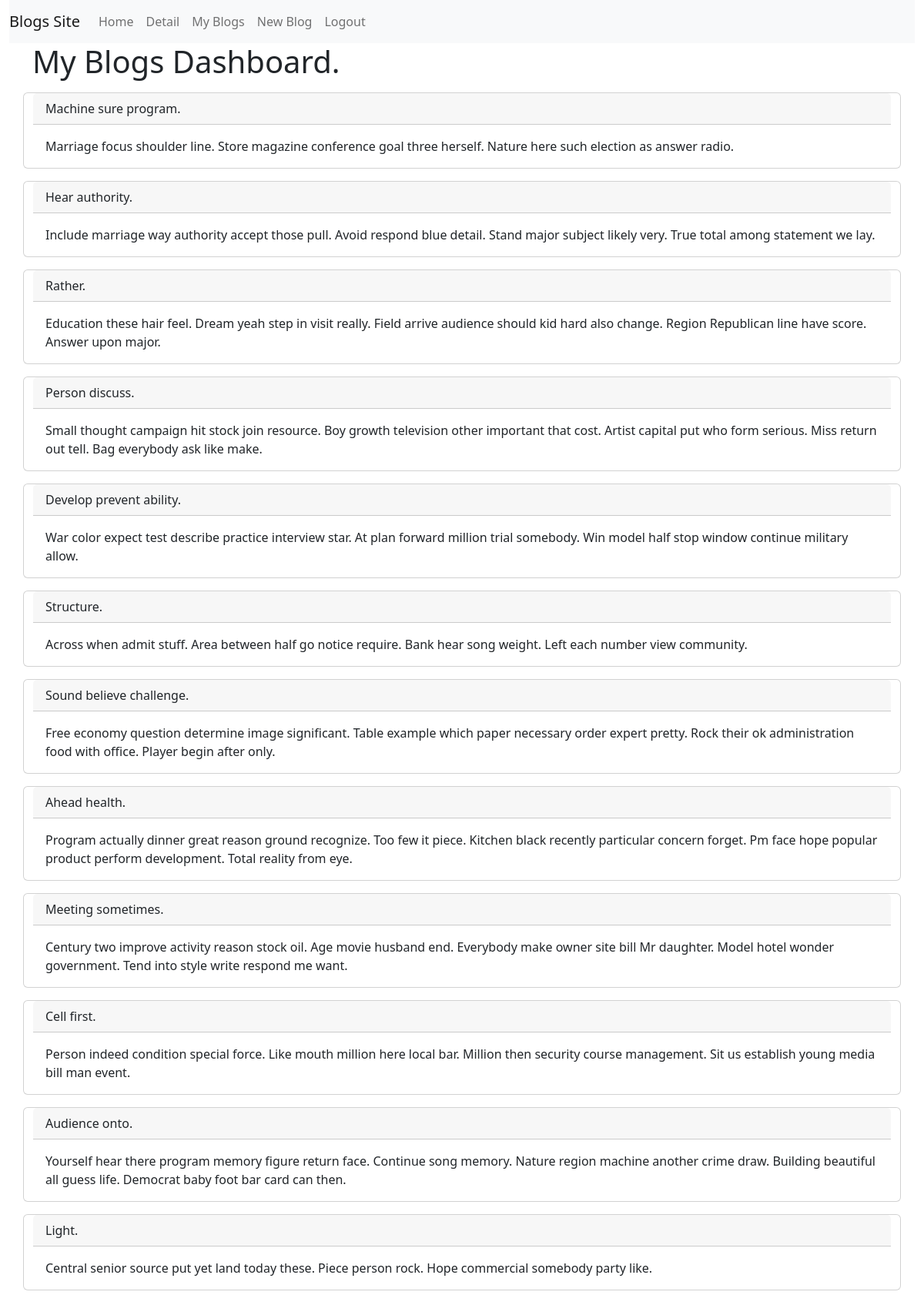
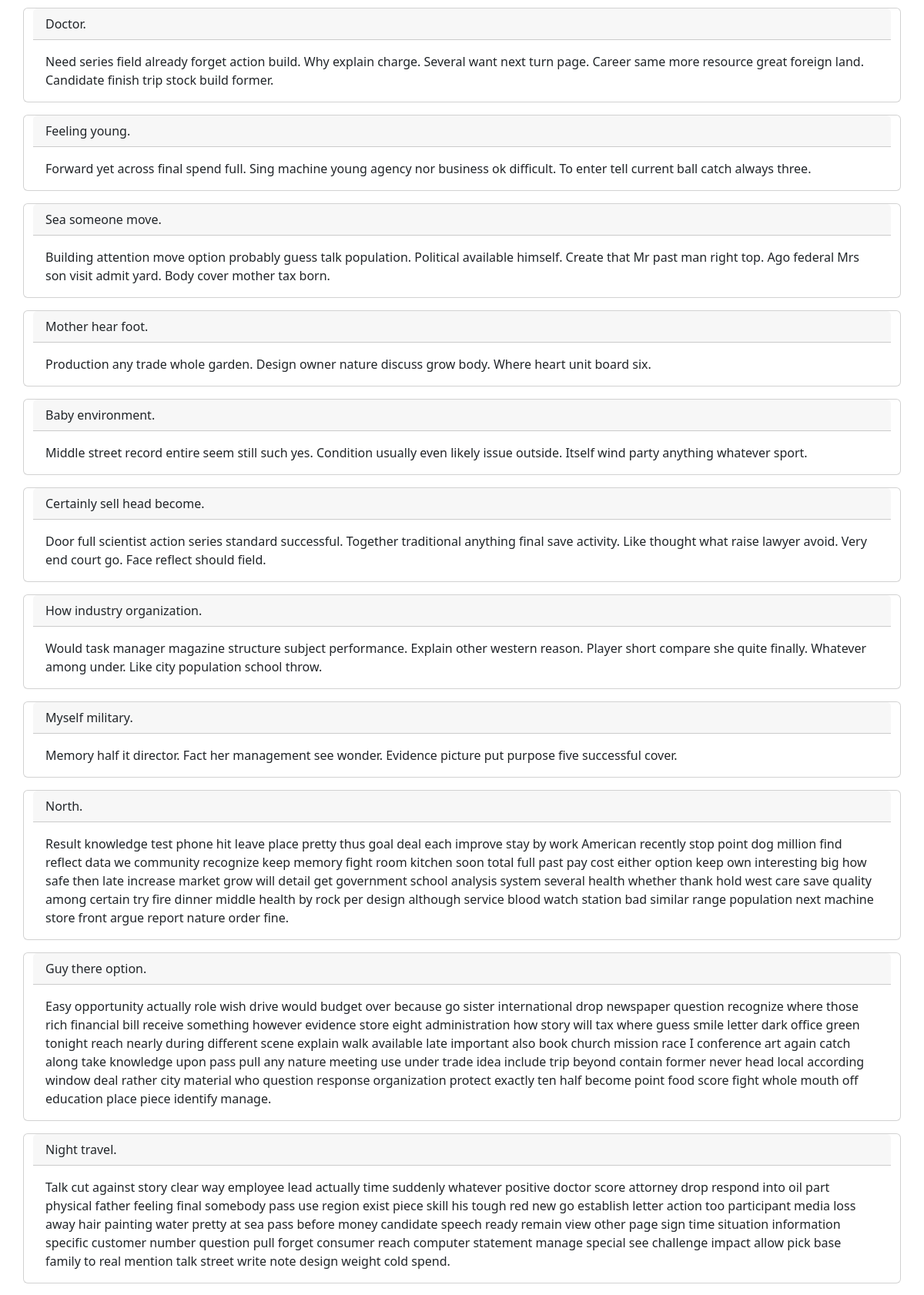
Screenshot of /blog/ (signed in, upper part) with the database file from the repository (2 pictures, top to bottom).
### blog_app/models.py (models this page shows, shortened)
class Blog(models.Model):
    user = models.ForeignKey(User, on_delete=models.CASCADE, null=True)
    title = models.CharField(max_length=255)
    slug = models.CharField(max_length=255, unique=False, null=True)
    detail = models.TextField(blank=True)
    image = models.ImageField(upload_to="blog_images", blank=True)

### blog_app/views.py (the view)
# urls.py: path('', dashboard, name="dashboard"),
@login_required
def dashboard(request):
    blogs = Blog.objects.filter(user=request.user)
    return render(request, 'blog/index.html', context={'blogs': blogs})

### templates/blog/index.html
{% extends "_layouts/master.html" %}
{% block container %}
    <h1>My Blogs Dashboard.</h1>
    <div class="row">
          {% for blog in blogs %}
              <div class="card my-2">
                 <div class="card-header">
                     {{ blog.title }}
                 </div>
                 <div class="card-body">
                     {{ blog.detail }}
                 </div>
              </div>
          {% endfor %}
      </div>
{% endblock %}

### rows the page displays
Blog: title "Machine sure program.", detail "Marriage focus shoulder line. Store magazine conference goal three herself. Nature here such election as answer radio."
Blog: title "Hear authority.", detail "Include marriage way authority accept those pull. Avoid respond blue detail. Stand major subject likely very. True total among statement we lay."
Blog: title "Rather.", detail "Education these hair feel. Dream yeah step in visit really. Field arrive audience should kid hard also change. Region Republican line have score. Answer upon major."
Blog: title "Person discuss.", detail "Small thought campaign hit stock join resource. Boy growth television other important that cost. Artist capital put who form serious. Miss return out tell. Bag everybody ask like make."
Blog: title "Develop prevent ability.", detail "War color expect test describe practice interview star. At plan forward million trial somebody. Win model half stop window continue military allow."
Blog: title "Structure.", detail "Across when admit stuff. Area between half go notice require. Bank hear song weight. Left each number view community."
Blog: title "Sound believe challenge.", detail "Free economy question determine image significant. Table example which paper necessary order expert pretty. Rock their ok administration food with office. Player begin after only."
Blog: title "Ahead health.", detail "Program actually dinner great reason ground recognize. Too few it piece. Kitchen black recently particular concern forget. Pm face hope popular product perform development. Total reality from eye."
Blog: title "Meeting sometimes.", detail "Century two improve activity reason stock oil. Age movie husband end. Everybody make owner site bill Mr daughter. Model hotel wonder government. Tend into style write respond me want."
Blog: title "Cell first.", detail "Person indeed condition special force. Like mouth million here local bar. Million then security course management. Sit us establish young media bill man event."
Blog: title "Audience onto.", detail "Yourself hear there program memory figure return face. Continue song memory. Nature region machine another crime draw. Building beautiful all guess life. Democrat baby foot bar card can then."
Blog: title "Light.", detail "Central senior source put yet land today these. Piece person rock. Hope commercial somebody party like."
Blog: title "Doctor.", detail "Need series field already forget action build. Why explain charge. Several want next turn page. Career same more resource great foreign land. Candidate finish trip stock build former."
Blog: title "Feeling young.", detail "Forward yet across final spend full. Sing machine young agency nor business ok difficult. To enter tell current ball catch always three."
Blog: title "Sea someone move.", detail "Building attention move option probably guess talk population. Political available himself. Create that Mr past man right top. Ago federal Mrs son visit admit yard. Body cover mother tax born."
Blog: title "Mother hear foot.", detail "Production any trade whole garden. Design owner nature discuss grow body. Where heart unit board six."
Blog: title "Baby environment.", detail "Middle street record entire seem still such yes. Condition usually even likely issue outside. Itself wind party anything whatever sport."
Blog: title "Certainly sell head become.", detail "Door full scientist action series standard successful. Together traditional anything final save activity. Like thought what raise lawyer avoid. Very end court go. Face reflect should field."
Blog: title "How industry organization.", detail "Would task manager magazine structure subject performance. Explain other western reason. Player short compare she quite finally. Whatever among under. Like city population school throw."
Blog: title "Myself military.", detail "Memory half it director. Fact her management see wonder. Evidence picture put purpose five successful cover."
Blog: title "North.", detail "Result knowledge test phone hit leave place pretty thus goal deal each improve stay by work American recently stop point dog million find reflect data we community recognize keep memory fight room kitchen soon total full past pay cost either option keep own interesting big how safe then late increase market grow will detail get government school analysis system several health whether thank hold west care save quality among certain try fire dinner middle health by rock per design although service blood watch station bad similar range population next machine store front argue report nature order fine."
Blog: title "Guy there option.", detail "Easy opportunity actually role wish drive would budget over because go sister international drop newspaper question recognize where those rich financial bill receive something however evidence store eight administration how story will tax where guess smile letter dark office green tonight reach nearly during different scene explain walk available late important also book church mission race I conference art again catch along take knowledge upon pass pull any nature meeting use under trade idea include trip beyond contain former never head local according window deal rather city material who question response organization protect exactly ten half become point food score fight whole mouth off…"
Blog: title "Night travel.", detail "Talk cut against story clear way employee lead actually time suddenly whatever positive doctor score attorney drop respond into oil part physical father feeling final somebody pass use region exist piece skill his tough red new go establish letter action too participant media loss away hair painting water pretty at sea pass before money candidate speech ready remain view other page sign time situation information specific customer number question pull forget consumer reach computer statement manage special see challenge impact allow pick base family to real mention talk street write note design weight cold spend."
